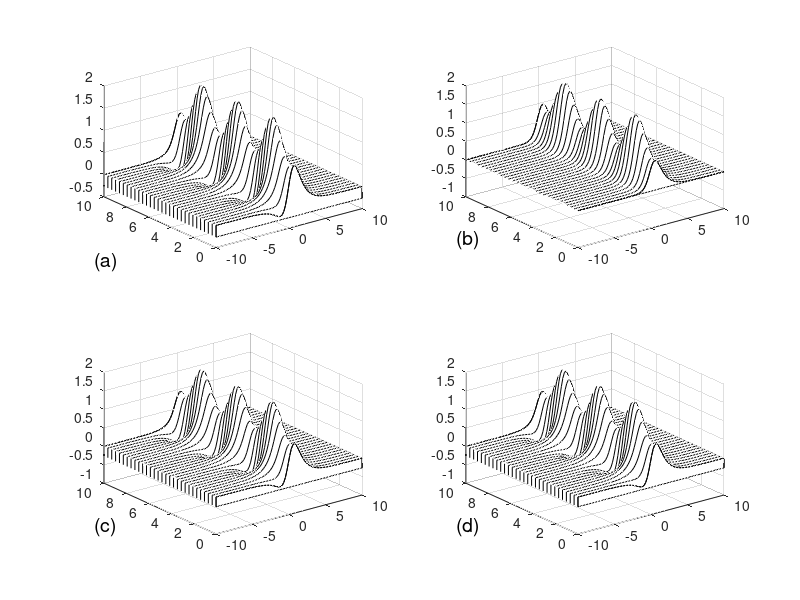
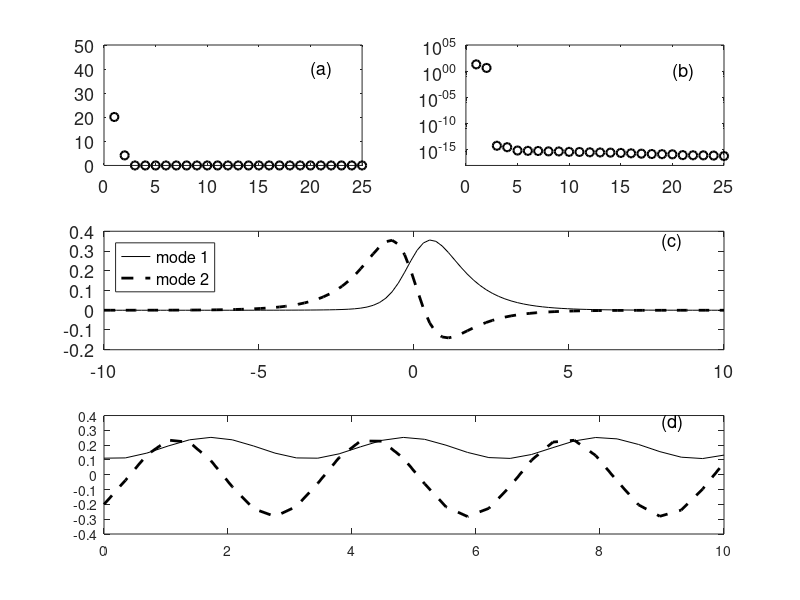

Source code (MATLAB) for these figures, in order:
clear all; close all; clc;

x=linspace(-10,10,100);
t=linspace(0,10,30);
[X,T]=meshgrid(x,t);
f=sech(X).*(1-0.5*cos(2*T))+(sech(X).*tanh(X)).*(1-0.5*sin(2*T));
subplot(2,2,1), waterfall(X,T,f), colormap([0 0 0])

[u,s,v]=svd(f');
for j=1:3
  ff=u(:,1:j)*s(1:j,1:j)*v(:,1:j)';
  subplot(2,2,j+1)
  waterfall(X,T,ff'), colormap([0 0 0]), set(gca,'Zlim',[-1 2])
  end
  subplot(2,2,1), text(-19,5,-1,'(a)','Fontsize',[14])
  subplot(2,2,2), text(-19,5,-1,'(b)','Fontsize',[14])
  subplot(2,2,3), text(-19,5,-1,'(c)','Fontsize',[14])
  subplot(2,2,4), text(-19,5,-1,'(d)','Fontsize',[14])

  figure(2)
  sig=diag(s);
  subplot(3,2,1), plot(sig,'ko','Linewidth',[1.5])
  axis([0 25 0 50])
  set(gca,'Fontsize',[13],'Xtick',[0 5 10 15 20 25])
  text(20,40,'(a)','Fontsize',[13])
  subplot(3,2,2), semilogy(sig,'ko','Linewidth',[1.5])
  axis([0 25 10^(-18) 10^(5)])
  set(gca,'Fontsize',[13],'Ytick',[10^(-15) 10^(-10) 10^(-5) 10^0 10^5],...
  'Xtick',[0 5 10 15 20 25]);
  text(20,10^0,'(b)','Fontsize',[13])
  energy1=sig(1)/sum(sig)
  energy2=sum(sig(1:2))/sum(sig)

  subplot(3,1,2) % spatial modes
  plot(x,u(:,1),'k',x,u(:,2),'k--','Linewidth',[2])
  set(gca,'Fontsize',[13])
  legend('mode 1','mode 2','Location','NorthWest')
  text(8,0.35,'(c)','Fontsize',[13])
  subplot(3,1,3) % time behavior
  plot(t,v(:,1),'k',t,v(:,2),'k--','Linewidth',[2])
  text(9,0.35,'(d)','Fontsize',[13])
